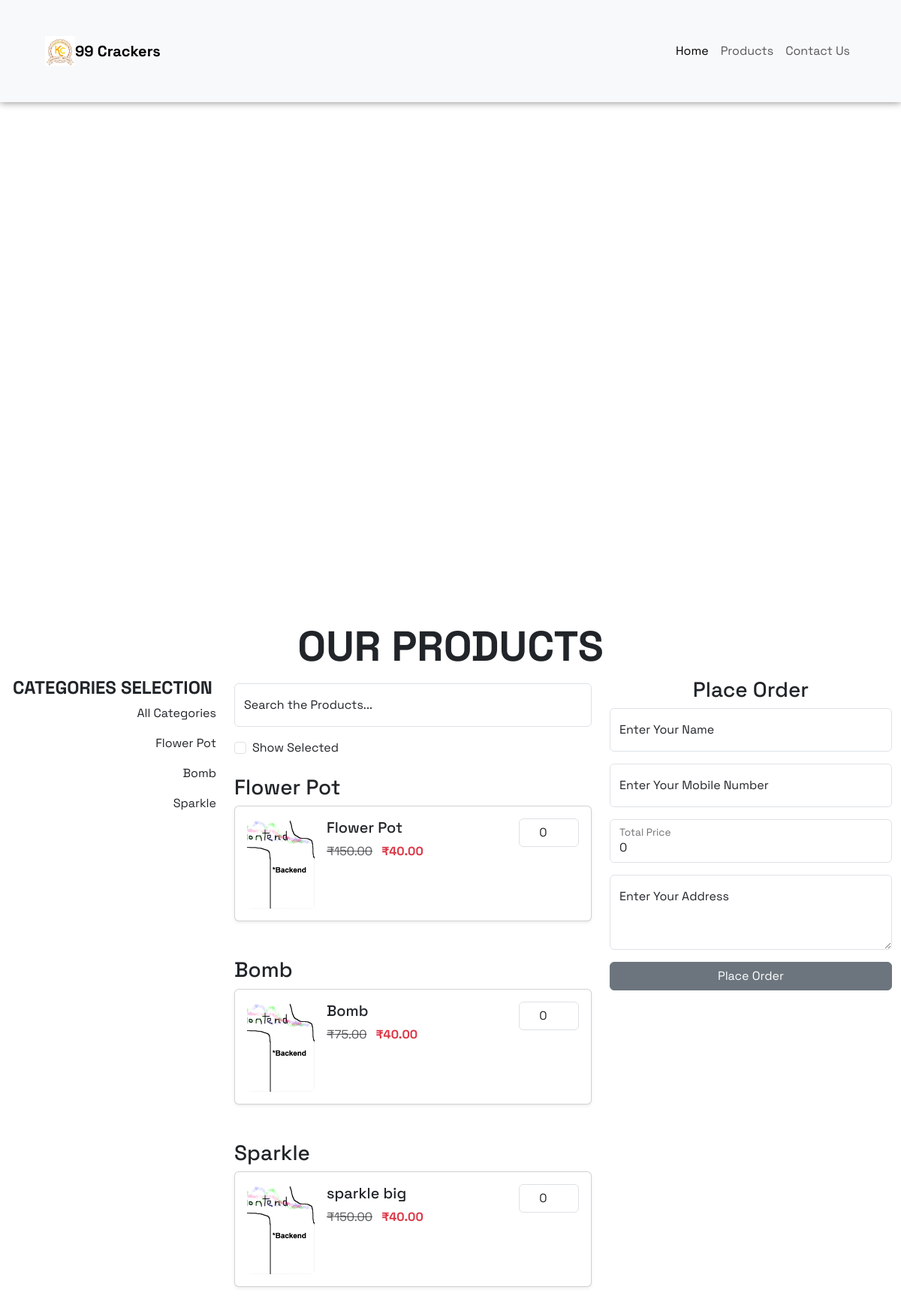
The page / on the database its author committed.
### APP/models.py (models this page shows)
class Category(models.Model):
    name = models.CharField(max_length=100, unique=True)
    description = models.TextField(blank=True, null=True)

class Product(models.Model):
    category = models.ForeignKey(Category, on_delete=models.CASCADE, related_name='products')
    name = models.CharField(max_length=100)
    description = models.TextField(blank=True, null=True)
    old_price = models.DecimalField(max_digits=10, decimal_places=2, null=True, blank=True)
    price = models.DecimalField(max_digits=10, decimal_places=2)
    in_stock = models.BooleanField(default=True)  # Changed field to BooleanField
    image = models.ImageField(upload_to=product_image_upload_path, blank=True, null=True)

### APP/views.py (the view)
# urls.py: path('',views.index,name='index'),
def index(request):
    categories = Category.objects.all()  # Get all categories
    products = Product.objects.all()      # Get all products
    category_products = {}
    for category in categories:
        category_products[category] = products.filter(category=category)
    return render(request, "main/index.htm", {'category_products': category_products})

### templates/main/index.htm (shortened to what this page needs)
{% extends 'base.htm' %}
{% block content %}
{% include 'Navbar/index.htm' %}
<div class="container-fluid margin " id="home">
    <div class="ratio ratio-16x9">
        <iframe
            src="https://www.youtube.com/embed/Im6wqgSjV74?si=DQ_S7KtZg9gQJoqv"
            title="YouTube video player"
            allow="accelerometer; autoplay; clipboard-write; encrypted-media; gyroscope; picture-in-picture; web-share"
            allowfullscreen>
        </iframe>
    </div>
</div>
<div class="container-fluid my-4">
    <h1 class="display-4 text-center fw-bold">OUR PRODUCTS</h1>
    <div class="row">
        <div class="col-md-3">
            <h4 class="text-center fw-bold ">CATEGORIES SELECTION</h4>
            <div class="" style="text-align: end !important;">
                <p  class="text-dark allcategories category-link" data-category="all" style="border-bottom: none !important; cursor :pointer !important">All Categories</p>
                {% for category, products in category_products.items %}
                {% if products %}
                    <p class="text-dark category-link" data-category="{{ category.name|cut:' ' }}" style="border-bottom: none !important; cursor :pointer !important">{{ category.name }}</p>
                {% endif %}
                {% endfor %}
            </div>
        </div>
        <div class="col-md-5">
            <div class="">
                <div class="form-floating mb-3 my-2">
                    <input type="search" class="form-control" name="search" id="search" placeholder="Search the Products..." required>
                    <label for="search">Search the Products...</label>
                </div>
                <div class="form-check my-2">
                    <input class="form-check-input" type="checkbox" name="selected" id="floatingInStock">
                    <label class="form-check-label" for="floatingInStock">Show Selected</label>
                </div>
                {% for category, products in category_products.items %}
                    {% if products %}
                        <div class="category-container {{ category.name|cut:' ' }}">
                            <h3 class="mt-4 {{ category.name|cut:' ' }} allcategories" id="{{ category.name|cut:' ' }}">{{ category.name }}</h3>
                            <div class="row category-products {{ category.name|cut:' ' }}">
                                {% for product in products %}
                                <div class="col-md-12 mb-4">
                                    <div class="card shadow-sm d-flex flex-row justify-content-between align-items-start p-3">
                                        <div class="product-image me-3">
                                            <img src="{{ product.image.url }}" class="img-fluid product-view"
                                                 alt="{{ product.name }}"
                                                 style="width: 90px; height: 120px; object-fit: cover; border-radius: 5px;">
                                        </div>
                                        <div class="product-details flex-grow-1">
                                            <h5 class="product-title">{{ product.name }}</h5>
                                            <div class="product-price">
                                                {% if product.old_price %}
                                                    <strike class="text-muted me-2">₹{{ product.old_price }}</strike>
                                                    <span class="fw-bold text-danger">₹{{ product.price }}</span>
                                                {% else %}
                                                    <span class="fw-bold" data-price="{{ product.price }}">₹{{ product.price }}</span>
                                                {% endif %}
                                            </div>
                                        </div>
                                        <div class="quantity-input-container ms-3">
                                            <input type="number" name="quantity" min="0" step="1"
                                                   class="form-control text-center product-quantity"
                                                   style="width: 80px;"
                                                   value="0" data-product-price="{{ product.price }}">
                                        </div>
                                    </div>
                                </div>
                                {% empty %}
                                    <p>No products available in this category.</p>
                                {% endfor %}
                            </div>
                        </div>
                    {% endif %}
                {% endfor %}
            </div>
        </div>
        <div class="col-md-4">
            <h3 class="text-center">Place Order</h3>
            <form id="orderForm" method="POST">
                <div class="form-floating mb-3">
                    <input type="text" class="form-control" id="name" placeholder="Enter Your Name" required>
                    <label for="name">Enter Your Name</label>
                </div>
                <div class="form-floating mb-3">
                    <input type="tel" class="form-control" id="mobile" placeholder="Enter Your Mobile Number" required>
                    <label for="mobile">Enter Your Mobile Number</label>
                </div>
                <div class="form-floating mb-3">
                    <input type="text" class="form-control" id="total_price" placeholder="Enter Your Total Price" value="0" readonly>
                    <label for="total_price">Total Price</label>
                </div>
                <div class="form-floating mb-3">
                    <textarea class="form-control" placeholder="Enter Your Address" id="address" style="height: 100px" required></textarea>
                    <label for="address">Enter Your Address</label>
                </div>
                <button type="submit" class="btn btn-secondary w-100" id="submit-button">Place Order</button>
            </form>
        </div>
    </div>
</div>
{% endblock %}

### templates/base.htm (shortened to what this page needs)
{% load static %}
<!doctype html>
<html lang="en">
    <head>
        <link href="https://cdn.jsdelivr.net/npm/bootstrap@5.3.2/dist/css/bootstrap.min.css"
              rel="stylesheet"
 />
    </head>
    <body>
        {% block content %}
        {% endblock content %}
    </body>
</html>

### templates/Navbar/index.htm (shortened to what this page needs)
{% load static %}
<nav class="navbar navbar-expand-lg bg-body-tertiary  p-5 navvy">
    <div class="container-fluid">
      <img src="{% static 'img/logo.jpeg' %}" alt="Logo" style="height: 40px;">
      <a class="navbar-brand fw-bold" href="#">99 Crackers</a>
      <div class="collapse navbar-collapse d-none d-lg-block" id="navbarNavDropdown">
        <ul class="navbar-nav ms-auto">
          <li class="nav-item">
            <a class="nav-link active" aria-current="page" href="/">Home</a>
          </li>
          <li class="nav-item">
            <a class="nav-link" href="#products">Products</a>
          </li>
          <li class="nav-item">
            <a class="nav-link" href="/contact">Contact Us</a>
          </li>
        </ul>
      </div>
    </div>
  </nav>

### templates/base.htm (style rules this page uses)
* { font-family: "Space Grotesk", sans-serif; font-optical-sizing: auto; font-weight: 400; font-style: normal; }
.margin { margin-top: 5px !important; }

### templates/Navbar/index.htm (style rules this page uses)
.navvy { box-shadow: 0px 0px 10px rgba(0, 0, 0, 0.5); }

### rows shown on the page
Category: name "Flower Pot"
Category: name "Bomb"
Category: name "Sparkle"
Product: image (picture), name "Flower Pot", old_price "150.00", price "40.00"
Product: image (picture), name "Bomb", old_price "75.00", price "40.00"
Product: image (picture), name "sparkle big", old_price "150.00", price "40.00"
